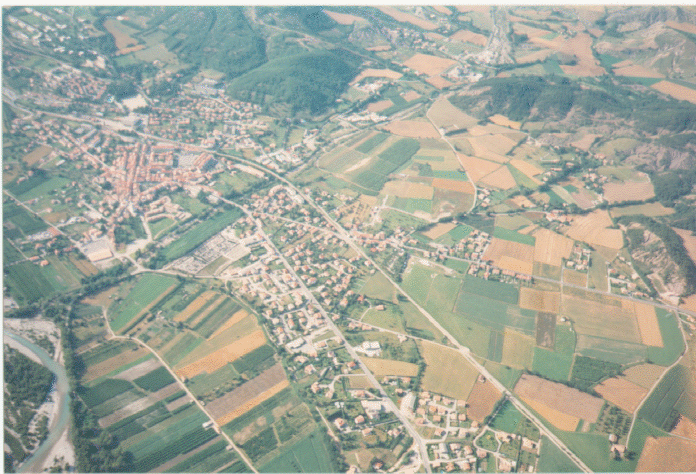
#> input picture tresholding/trigo.png, 696 x 474 px
$ python treshtrigo.py
#> lines starting #> are read from the running program, lines starting #| are printed output that depends on the picture
import cv2
import numpy as np
from matplotlib import pyplot as plt

img3 = cv2.imread('trigo.png')
#> img3 is the input picture: shape (474, 696, 3); mean B, G, R 155.5, 167.3, 162.6


color = ('b','g','r')

for i, c in enumerate(color):
    hist = cv2.calcHist([img3], [i], None, [256], [0, 256])
    plt.plot(hist, color = c)
    plt.xlim([0,256])

height, width , canal= img3.shape
#> height = 474; width = 696; canal = 3
for i in range(height):
    for j in range(width):
            if img3[i][j][0]<=121 or img3[i][j][1]<=144 or img3[i][j][2]<=184:
                img3[i][j][0]=0
                img3[i][j][1]=0
                img3[i][j][2]=0
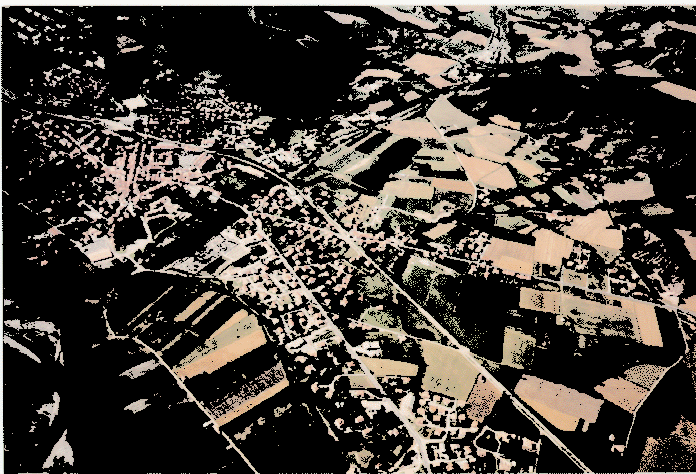
#> img3: shape (474, 696, 3); mean B, G, R 58.3, 64.6, 70.6

'''

if img3[i][j][0]>0 and img3[i][j][0]<46:
                img3[i][j][0]=0
                img3[i][j][1]=0
                img3[i][j][2]=0
            if img3[i][j][1]>175 and img3[i][j][1]<250:
                img3[i][j][0]=0
                img3[i][j][1]=0
                img3[i][j][2]=0
            if img3[i][j][1]>210 and img3[i][j][1]<260:
                img3[i][j][0]=0
                img3[i][j][1]=0
                img3[i][j][2]=0

'''


cv2.imshow('trigo',img3)
plt.show()
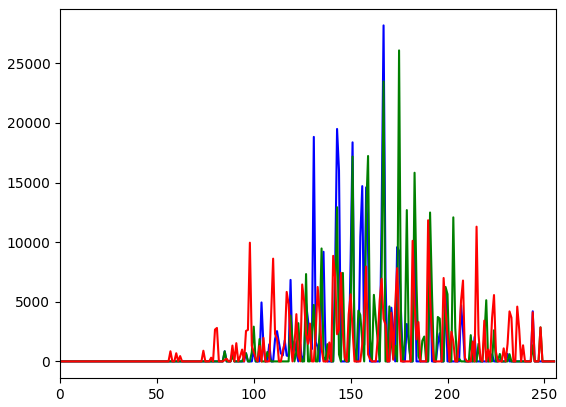
#> figure drawn by matplotlib, 1 panel; curve peaks at x = 167, y = 28173; curve peaks at x = 175, y = 26076; curve peaks at x = 190, y = 11835

cv2.destroyAllWindows()
